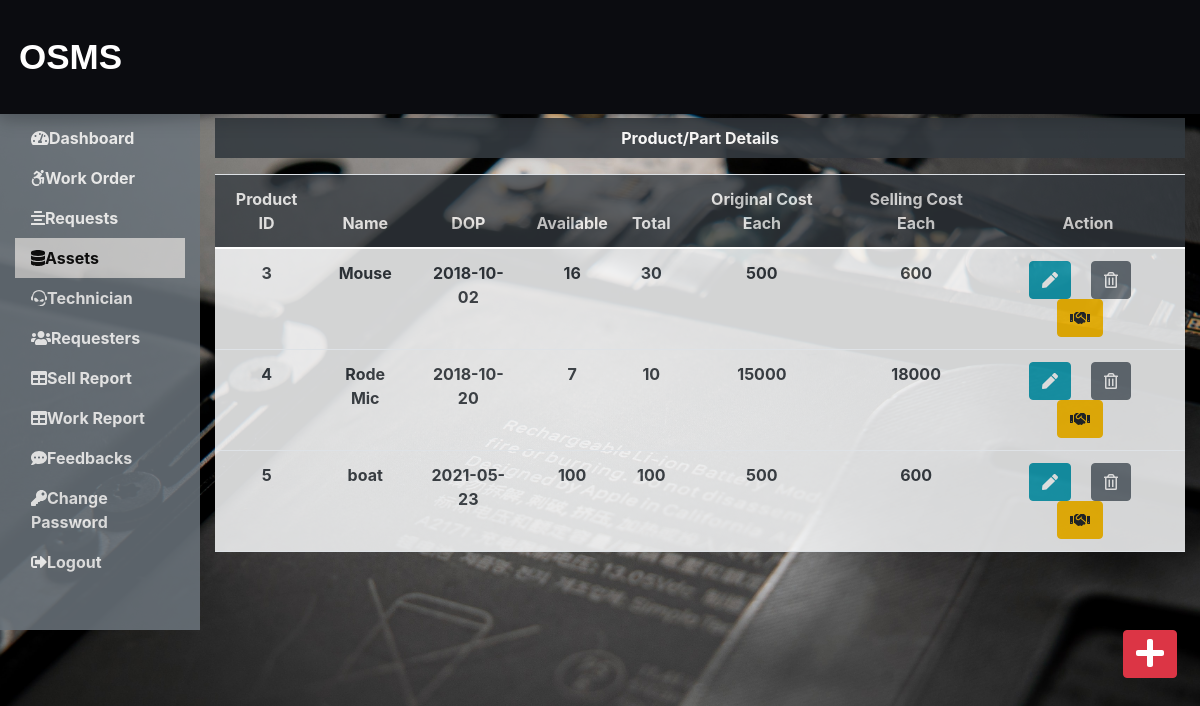
Page /Admin/assets.php (signed in) on the committed database.
### tables this page shows
CREATE TABLE `assets_tb` (
  `pid` int(11) NOT NULL AUTO_INCREMENT,
  `pname` varchar(60) NOT NULL,
  `pdop` date NOT NULL,
  `pava` int(11) NOT NULL,
  `ptotal` int(11) NOT NULL,
  `poriginalcost` int(11) NOT NULL,
  `psellingcost` int(11) NOT NULL,
  PRIMARY KEY (`pid`)
);

### Admin/assets.php (the view, shortened to what this page needs)
<?php
include('../dbConnection.php');
include('includes/header.php');
?>
<div class="col-sm-9 col-md-10 mt-5 text-center fw-bold">
<p class="bg-dark text-white p-2" style="opacity:0.9;">Product/Part Details</p>
<?php
$sql = "SELECT * FROM assets_tb";
$result= $conn->query($sql);
if($result->num_rows>0){
    echo '<table class="table table-hover fw-bold">';
    echo '<thead>';
    echo '<tr  class="bg-dark text-white " style="opacity:0.75;">';
    echo '<th scope="col">Product ID</th>';
    echo '<th scope="col">Name</th>';
    echo '<th scope="col">DOP</th>';
    echo '<th scope="col">Available</th>';
    echo '<th scope="col">Total</th>';
    echo '<th scope="col">Original Cost Each</th>';
    echo '<th scope="col">Selling Cost Each</th>';
    echo '<th scope="col">Action</th>';
    echo '</tr>';
    echo '</thead>';
    echo '<tbody>';
        while($row=$result->fetch_assoc()){
            echo '<tr class=" bg-light text-dark" style="opacity:0.85;" >';
            echo '<td>'.$row['pid'].'</td>';
            echo '<td>'.$row['pname'].'</td>';
            echo '<td>'.$row['pdop'].'</td>';
            echo '<td>'.$row['pava'].'</td>';
            echo '<td>'.$row['ptotal'].'</td>';
            echo '<td>'.$row['poriginalcost'].'</td>';
            echo '<td>'.$row['psellingcost'].'</td>';
            echo '<td>';
            echo '<form action="editproduct.php" method="post" class="d-inline">';
            echo '<input type="hidden" name="id" value='.$row["pid"].'>
         <button type="submit" class="btn btn-info mr-3" name="edit" value="Edit"><i class="fas fa-pen"></i></button>';
            echo '</form>';
            echo '<form action="" method="post" class="d-inline">';
            echo '<input type="hidden" name="id" value='.$row["pid"].'>
         <button type="submit" class="btn btn-secondary mr-3" name="delete" value="Delete"><i class="far fa-trash-alt"></i></button>';
            echo '</form>';
            echo '<form action="sellproduct.php" method="post" class="d-inline">';
            echo '<input type="hidden" name="id" value='.$row["pid"].'>
         <button type="submit" class="btn btn-warning mr-3" name="issue" value="Issue"><i class="fas fa-handshake"></i></button>';
            echo '</form>';
            echo '</td>';
            echo '</tr>';
        }
    echo '</tbody>';
    echo '</table>';
}else{
    echo '0 results';
}
?>
</div>
</div>
<div style="float:right;"> <a href="addproduct.php" class="btn btn-danger mx-2"><i class="fas fa-plus fa-2x"></i></a>
</div>
</div>
</body>
</html>

### CSS/custom.css (style rules this page uses)
a { color:black; text-decoration: none; }

### Admin/includes/header.php (style rules this page uses)
body { font-weight:bold; background-image:url('../images/image7.jpg'); background-size: cover; background-position: center center; background-repeat: no-repeat; margin-top:70px; min-height:110vh; }

### rows in the picture
assets_tb: pid "3", pname "Mouse", pdop "2018-10-02", pava "16", ptotal "30", poriginalcost "500", psellingcost "600"
assets_tb: pid "4", pname "Rode Mic", pdop "2018-10-20", pava "7", ptotal "10", poriginalcost "15000", psellingcost "18000"
assets_tb: pid "5", pname "boat", pdop "2021-05-23", pava "100", ptotal "100", poriginalcost "500", psellingcost "600"
